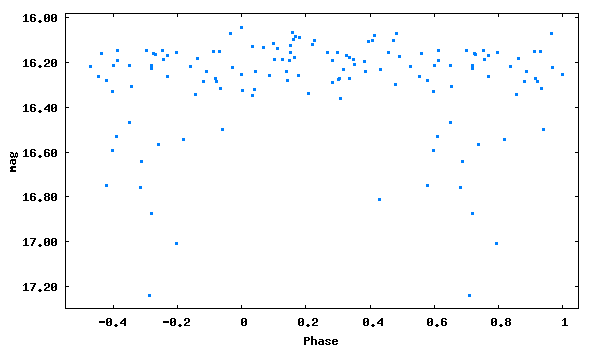

Write the gnuplot code that produced this figure.
set term png size 600,350 medium
set colors classic
set output 'phase_lc_20.png'
set xlabel 'Phase'
set ylabel 'mag'
#set title 'JDmax = 2446709.42200 + 0.2363986 x E'
set format y '%5.2f'
plot [-0.55:1.05][17.30:15.98] "phase_lc_20.dat" linecolor 3 pointtype 5 pointsize 0.3 title ""
